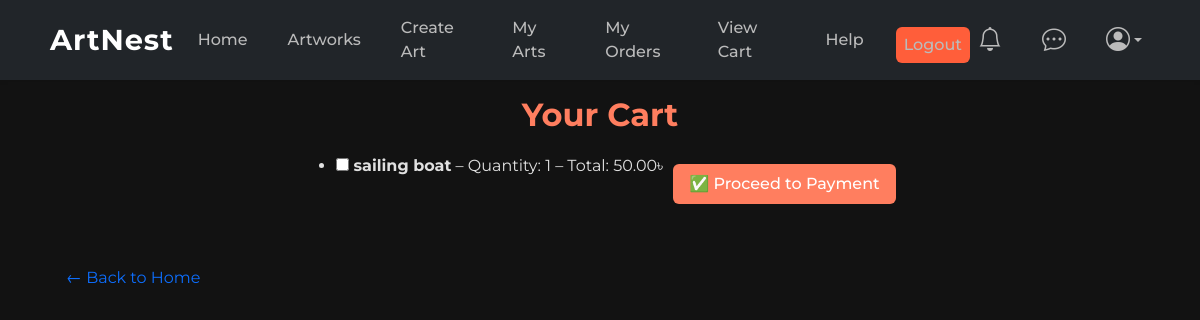
Before: /orders/cart/ (signed in) with the older database file.
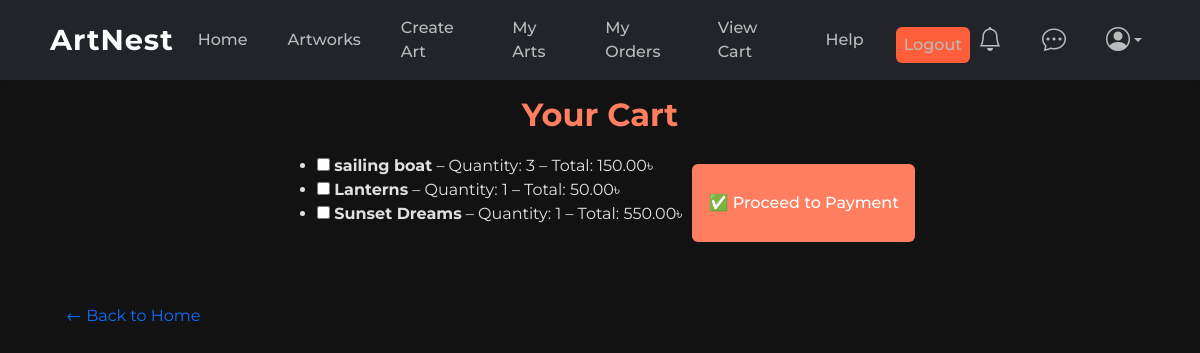
After: the same page with the newer database file.
### orders/models.py (models this page shows, shortened)
class CartItem(models.Model):
    cart = models.ForeignKey(Cart, on_delete=models.CASCADE, related_name='items')
    artwork = models.ForeignKey(Artwork, on_delete=models.CASCADE)
    quantity = models.PositiveIntegerField(default=1)
    def get_total_price(self):
        return self.artwork.price * self.quantity

### artworks/models.py (models this page shows, shortened)
class Artwork(models.Model):
    title = models.CharField(max_length=255)
    description = models.TextField()
    artist = models.ForeignKey(settings.AUTH_USER_MODEL, on_delete=models.CASCADE)
    price = models.DecimalField(max_digits=10, decimal_places=2)
    image = models.ImageField(upload_to='artwork/')
    art_type = models.CharField(max_length=20, choices=ART_TYPE_CHOICES, default='traditional')
    created_at = models.DateTimeField(auto_now_add=True)
    is_available = models.BooleanField(default=True)
    is_approved = models.BooleanField(default=False)
    views = models.PositiveIntegerField(default=0)  # Track popularity
    categories = models.ManyToManyField(Category)
    art_type = models.CharField(max_length=30, choices=ART_TYPE_CHOICES)
    size = models.CharField(max_length=20, choices=SIZE_CHOICES, blank=True, null=True)
    custom_size = models.CharField(max_length=100, blank=True, null=True)
    frame = models.CharField(max_length=20, choices=FRAME_CHOICES, default='none')

### orders/views.py (the view)
# urls.py: path('cart/', views.view_cart, name='view_cart'),
@login_required
def view_cart(request):
    cart, created = Cart.objects.get_or_create(user=request.user)
    items = cart.items.all()
    return render(request, 'orders/cart.html', {'items': items})

### messaging/context_processors.py (called while the page is built)
def unread_message_count(request):
    if request.user.is_authenticated:
        count = Message.objects.filter(receiver=request.user, is_read=False).count()
        return {'unread_message_count': count}
    return {}

### notifications/context_processors.py (called while the page is built)
def unread_notifications(request):
    if request.user.is_authenticated:
        count = request.user.notifications.filter(unread=True).count()
        return {'unread_notification_count': count}
    return {}

### users/templatetags/user_tags.py (called while the page is built)
@register.simple_tag
def get_admin_user():
    User = get_user_model()
    return User.objects.filter(is_superuser=True).first()

### templates/orders/cart.html (shortened to what this page needs)
{% extends 'base.html' %}
{% block content %}
  <h2>Your Cart</h2>
  {% if items %}
    <form method="post" action="{% url 'proceed_to_payment' %}">
      <ul>
        {% for item in items %}
          <li>
            <label>
              <input type="checkbox" name="selected_items" value="{{ item.id }}">
              <strong>{{ item.artwork.title }}</strong> –
              Quantity: {{ item.quantity }} –
              Total: {{ item.get_total_price }}৳
            </label>
          </li>
        {% endfor %}
      </ul>
      <button type="submit">✅ Proceed to Payment</button>
    </form>
  {% else %}
    <p>Your cart is empty 🛒</p>
  {% endif %}
  <br>
  <a href="{% url 'artwork_list' %}" class="nav-link">← Back to Home</a>
{% endblock %}

Changed rows visible on the page:
changed CartItem "sailing boat": quantity "1" → "3"; get_total_price "50.00" → "150.00"
added CartItem: artwork "Lanterns", quantity "1", get_total_price "50.00"
added CartItem: artwork "Sunset Dreams", quantity "1", get_total_price "550.00"
